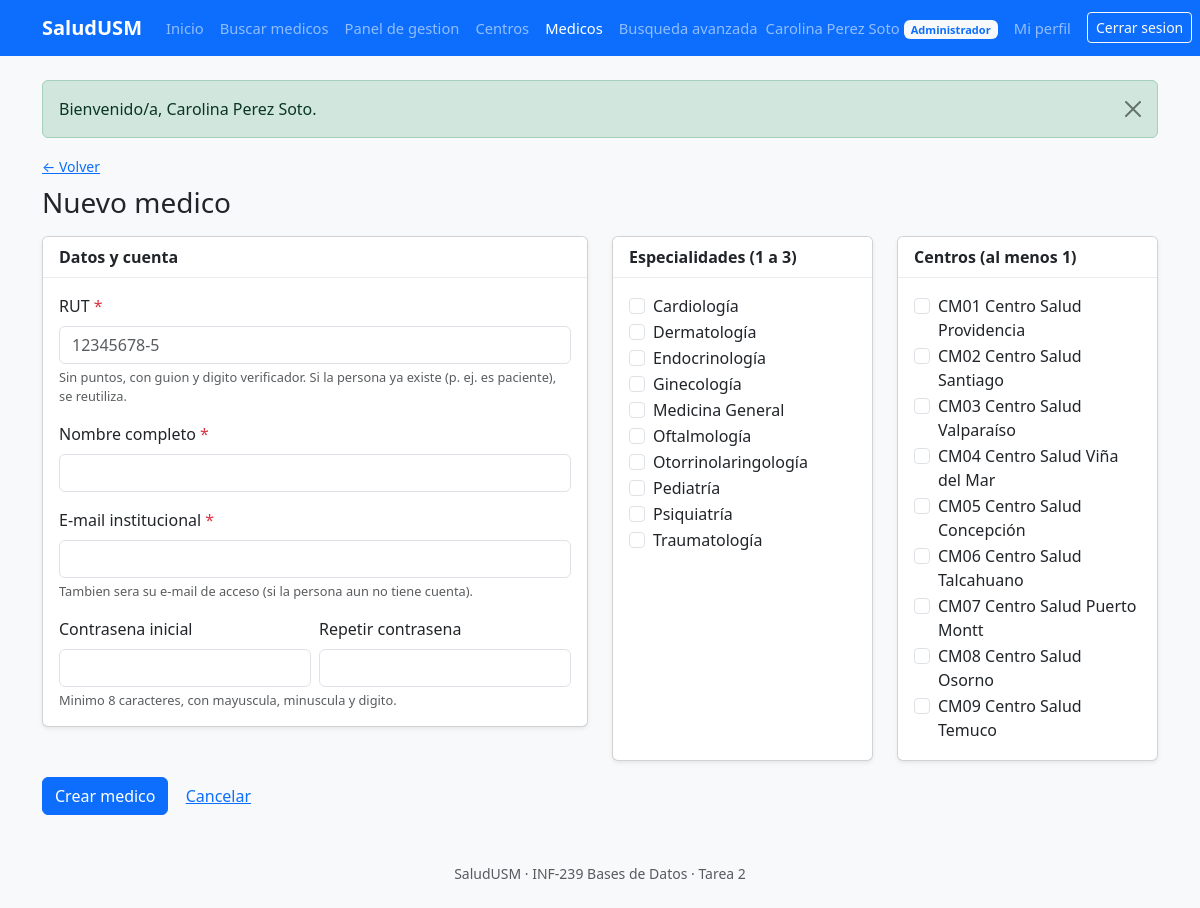
The app's page /PHP/admin/medico_form.php (signed in) with its own data.
### tables this page shows
CREATE TABLE Especialidad (
    idEspecialidad     INT         NOT NULL AUTO_INCREMENT,
    nombreEspecialidad VARCHAR(50) NOT NULL,
    CONSTRAINT pk_especialidad        PRIMARY KEY (idEspecialidad),
    CONSTRAINT uq_especialidad_nombre UNIQUE (nombreEspecialidad)
);

CREATE TABLE Centro (
    idCentro     INT          NOT NULL AUTO_INCREMENT,
    codigoCentro VARCHAR(10)  NOT NULL,
    nombreCentro VARCHAR(100) NOT NULL,
    idComuna     INT          NOT NULL,
    CONSTRAINT pk_centro        PRIMARY KEY (idCentro),
    CONSTRAINT uq_centro_codigo UNIQUE (codigoCentro),
    CONSTRAINT fk_centro_comuna FOREIGN KEY (idComuna) REFERENCES Comuna (idComuna)
        ON DELETE RESTRICT ON UPDATE CASCADE
);

### PHP/includes/helpers.php (called while the page is built, shortened)
<?php
function e(?string $texto): string
{
    return htmlspecialchars($texto ?? '', ENT_QUOTES | ENT_SUBSTITUTE, 'UTF-8');
}
function url(string $ruta = ''): string
{
    return base_url() . '/' . ltrim($ruta, '/');
}
function base_url(): string
{
    static $base = null;
    if ($base !== null) {
        return $base;
    }
    $raiz = str_replace('\\', '/', (string) realpath(APP_ROOT));
    $doc  = str_replace('\\', '/', (string) realpath($_SERVER['DOCUMENT_ROOT'] ?? ''));
    if ($doc !== '' && stripos($raiz, $doc) === 0) {
        $base = rtrim(substr($raiz, strlen($doc)), '/');
    } else {
        $base = '';
    }
    $base = implode('/', array_map('rawurlencode', explode('/', $base)));
    return $base;
}
function es_post(): bool
{
    return ($_SERVER['REQUEST_METHOD'] ?? 'GET') === 'POST';
}

### PHP/includes/citas.php (called while the page is built, shortened)
<?php
function get(string $clave): string
{
    $v = $_GET[$clave] ?? '';
    return is_string($v) ? trim($v) : '';
}
function catalogo_especialidades(): array
{
    return q('SELECT idEspecialidad, nombreEspecialidad FROM Especialidad ORDER BY nombreEspecialidad')->fetchAll();
}

### PHP/includes/db.php (called while the page is built, shortened)
<?php
function db(): PDO
{
    static $pdo = null;
    if ($pdo !== null) {
        return $pdo;
    }
    $c = config('db');
    if ($c['socket'] !== '') {
        $dsn = "mysql:unix_socket={$c['socket']};dbname={$c['name']};charset=utf8mb4";
    } else {
        $dsn = "mysql:host={$c['host']};port={$c['port']};dbname={$c['name']};charset=utf8mb4";
    }
    try {
        $pdo = new PDO($dsn, $c['user'], $c['password'], [
            PDO::ATTR_ERRMODE            => PDO::ERRMODE_EXCEPTION,
            PDO::ATTR_DEFAULT_FETCH_MODE => PDO::FETCH_ASSOC,
            PDO::ATTR_EMULATE_PREPARES   => false,
        ]);
    } catch (PDOException $e) {
        error_log('SaludUSM - error de conexion: ' . $e->getMessage());
        throw new ErrorConexionBD('No fue posible conectar con la base de datos.');
    }
    $pdo->exec("SET time_zone = '" . (new DateTime())->format('P') . "'");
    return $pdo;
}
function q(string $sql, array $params = []): PDOStatement
{
    $st = db()->prepare($sql);
    $st->execute($params);
    return $st;
}

### PHP/includes/admin.php (called while the page is built, shortened)
<?php
function catalogo_centros(): array
{
    return q('SELECT ce.idCentro, ce.codigoCentro, ce.nombreCentro, co.nombreComuna, re.idRegion, re.nombreRegion
                FROM Centro ce
                JOIN Comuna co ON co.idComuna = ce.idComuna
                JOIN Region re ON re.idRegion = co.idRegion
               ORDER BY ce.codigoCentro')->fetchAll();
}

### PHP/admin/medico_form.php (the view, shortened to what this page needs)
<?php
$rutEditar = rut_parametro(es_post() ? post('rut_editar') : get('rut'));
$editar = (es_post() ? post('rut_editar') : get('rut')) !== '';
$m = $editar ? medico_admin($rutEditar) : null;
$rut    = $m['RUTMedico'] ?? '';
$nombre = $m['nombreCompleto'] ?? '';
$email  = $m['emailInstitucional'] ?? '';
$esps   = [];
$cens   = [];
$catEsp = catalogo_especialidades();
$catCen = catalogo_centros();
?>
<a class="small" href="<?= e(url($editar ? 'admin/medico.php?rut=' . rawurlencode($rut) : 'admin/medicos.php')) ?>">&larr; Volver</a>
<h1 class="h3 mt-2 mb-3"><?= $editar ? 'Editar medico' : 'Nuevo medico' ?></h1>
<form method="post" action="<?= e(url('admin/medico_form.php')) ?>" novalidate>
    <div class="row g-4">
        <div class="col-lg-6">
            <div class="card shadow-sm">
                <div class="card-header bg-white fw-semibold">Datos y cuenta</div>
                <div class="card-body">
                    <div class="mb-3">
                        <label for="rut" class="form-label">RUT <span class="text-danger">*</span></label>
                        <input type="text" class="form-control" id="rut" name="rut" maxlength="12" value="<?= e($rut) ?>"
                               <?= $editar ? 'disabled' : 'required' ?> placeholder="12345678-5">
                        <div class="form-text"><?= $editar ? 'El RUT no se modifica.' : 'Sin puntos, con guion y digito verificador. Si la persona ya existe (p. ej. es paciente), se reutiliza.' ?></div>
                    </div>
                    <div class="mb-3">
                        <label for="nombre" class="form-label">Nombre completo <span class="text-danger">*</span></label>
                        <input type="text" class="form-control" id="nombre" name="nombre" maxlength="100" value="<?= e($nombre) ?>" required>
                    </div>
                    <div class="mb-3">
                        <label for="email" class="form-label">E-mail institucional <span class="text-danger">*</span></label>
                        <input type="email" class="form-control" id="email" name="email" maxlength="254" value="<?= e($email) ?>" required>
                        <div class="form-text"><?= $editar ? 'E-mail que muestra la ficha de atencion.' : 'Tambien sera su e-mail de acceso (si la persona aun no tiene cuenta).' ?></div>
                    </div>
                    <div class="row g-2">
                        <div class="col-sm-6">
                            <label for="password" class="form-label"><?= $editar ? 'Nueva contrasena (opcional)' : 'Contrasena inicial' ?></label>
                            <input type="password" class="form-control" id="password" name="password" autocomplete="new-password">
                        </div>
                        <div class="col-sm-6">
                            <label for="password2" class="form-label">Repetir contrasena</label>
                            <input type="password" class="form-control" id="password2" name="password2" autocomplete="new-password">
                        </div>
                    </div>
                    <div class="form-text">Minimo 8 caracteres, con mayuscula, minuscula y digito.</div>
                </div>
            </div>
        </div>
        <?php if (!$editar): ?>
        <div class="col-lg-3">
            <div class="card shadow-sm h-100">
                <div class="card-header bg-white fw-semibold">Especialidades (1 a <?= ESPECIALIDADES_MAX ?>)</div>
                <div class="card-body">
                    <?php foreach ($catEsp as $x): ?>
                        <div class="form-check">
                            <input class="form-check-input" type="checkbox" name="especialidades[]" id="esp<?= (int) $x['idEspecialidad'] ?>"
                                   value="<?= (int) $x['idEspecialidad'] ?>" <?= in_array((int) $x['idEspecialidad'], $esps, true) ? 'checked' : '' ?>>
                            <label class="form-check-label" for="esp<?= (int) $x['idEspecialidad'] ?>"><?= e($x['nombreEspecialidad']) ?></label>
                        </div>
                    <?php endforeach; ?>
                </div>
            </div>
        </div>
        <div class="col-lg-3">
            <div class="card shadow-sm h-100">
                <div class="card-header bg-white fw-semibold">Centros (al menos 1)</div>
                <div class="card-body">
                    <?php foreach ($catCen as $x): ?>
                        <div class="form-check">
                            <input class="form-check-input" type="checkbox" name="centros[]" id="cen<?= (int) $x['idCentro'] ?>"
                                   value="<?= (int) $x['idCentro'] ?>" <?= in_array((int) $x['idCentro'], $cens, true) ? 'checked' : '' ?>>
                            <label class="form-check-label" for="cen<?= (int) $x['idCentro'] ?>"><?= e($x['codigoCentro'] . ' ' . $x['nombreCentro']) ?></label>
                        </div>
                    <?php endforeach; ?>
                </div>
            </div>
        </div>
        <?php endif; ?>
    </div>
    <div class="mt-3">
        <button type="submit" class="btn btn-primary"><?= $editar ? 'Guardar cambios' : 'Crear medico' ?></button>
        <a class="btn btn-link" href="<?= e(url($editar ? 'admin/medico.php?rut=' . rawurlencode($rut) : 'admin/medicos.php')) ?>">Cancelar</a>
    </div>
</form>

### PHP/assets/css/app.css (style rules this page uses)
body { min-height: 100vh; display: flex; flex-direction: column; }
.card-header { border-bottom: 1px solid rgba(0, 0, 0, .075); }
.form-text { font-size: .8rem; }

### records on screen
especialidad: nombreEspecialidad "Cardiología"
especialidad: nombreEspecialidad "Dermatología"
especialidad: nombreEspecialidad "Endocrinología"
especialidad: nombreEspecialidad "Ginecología"
especialidad: nombreEspecialidad "Medicina General"
especialidad: nombreEspecialidad "Oftalmología"
especialidad: nombreEspecialidad "Otorrinolaringología"
especialidad: nombreEspecialidad "Pediatría"
especialidad: nombreEspecialidad "Psiquiatría"
especialidad: nombreEspecialidad "Traumatología"
centro: codigoCentro+nombreCentro "CM01 Centro Salud Providencia"
centro: codigoCentro+nombreCentro "CM02 Centro Salud Santiago"
centro: codigoCentro+nombreCentro "CM03 Centro Salud Valparaíso"
centro: codigoCentro+nombreCentro "CM04 Centro Salud Viña del Mar"
centro: codigoCentro+nombreCentro "CM05 Centro Salud Concepción"
centro: codigoCentro+nombreCentro "CM06 Centro Salud Talcahuano"
centro: codigoCentro+nombreCentro "CM07 Centro Salud Puerto Montt"
centro: codigoCentro+nombreCentro "CM08 Centro Salud Osorno"
centro: codigoCentro+nombreCentro "CM09 Centro Salud Temuco"

### other values on screen
$app "SaludUSM"
$texto "Inicio"
$texto "Buscar medicos"
$texto "Panel de gestion"
$texto "Centros"
$texto "Medicos"
$texto "Busqueda avanzada"
$u['nombre'] "Carolina Perez Soto"
ROLES[$rol] "Administrador"
$f['mensaje'] "Bienvenido/a, Carolina Perez Soto."
ESPECIALIDADES_MAX "3"
